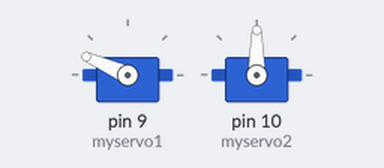
This sketch was run on a simulated Arduino Uno, built with avr-gcc and run on an emulated ATmega328P. On the bench: 2 × servo.

Above: at 0.05 s.
At 1.4 s:
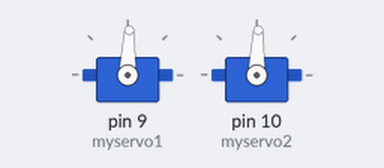
At 2.75 s:
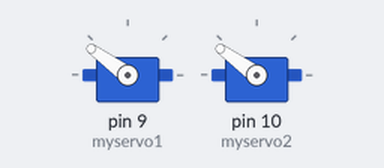
At 5.5 s:
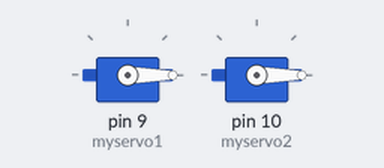
Timing chart, 0 to 7.2 s (numbered marks = the images above):
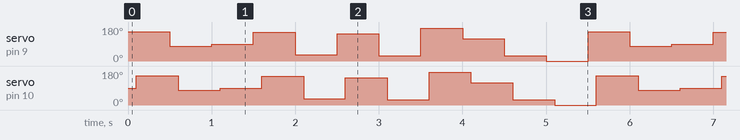

Measured:
- by itself, servo on pin 9 (myservo1): repeats every 5.5 s: 88° 0.50 s, 152° 0.50 s, 34° 0.50 s, 144° 0.50 s, 28° 0.50 s, 174° 0.50 s, 117° 0.50 s, 27° 0.50 s, 0° 0.50 s, 156° 0.50 s, 79° 0.50 s
- by itself, servo on pin 10 (myservo2): repeats every 5.5 s: 79° 0.50 s, 88° 0.50 s, 152° 0.50 s, 34° 0.50 s, 144° 0.50 s, 28° 0.50 s, 174° 0.50 s, 117° 0.50 s, 27° 0.50 s, 0° 0.50 s, 156° 0.50 s

The sketch:

_0933_-_servo_motor_dance.ino
```cpp
/*  0933 - servo motor dance
 *
 * This sketch shows you how to control two small 5V servo motors connected directly to the Arduino.
 *
 * The sketch makes the arm of the servo motors to move to angles stored in an array.
 *
 *
 * Components
 * ----------
 *  - Arduino Uno
 *  - One or two hobby servo motors
 *  - A small electrolitic capacitor
 *
 *  Libraries
 *  ---------
 *  - Servo (comes with the Arduino IDE)
 *
 * Connections
 * -----------
 *
 * For the motors:
 * Brown wire: Breadboard's "-" power rail.
 * Red wire: Breadboard's "+" power rail.
 * Yellow wire: One motor's to Arduino pin 9, and the other motor's to Arduino pin 10.
 *
 * For the breadboard:
 * Connect the external power supply. The GND wire goes to the breadboard's "-" power rail. The 5V
 * wire goes to breadboard's "+" power rail.
 * Connect a small electrolitic capacitor directly onto the power rail if you notice your servos
 * not working properly. Observe the polarity of the capacitor!
 *
 *
 *  More information
 *  ----------------
 *  For more information on the servo library, see https://www.arduino.cc/en/reference/servo
 *
 *  Created on May 29 2017 by Peter Dalmaris
 *
 */

#include <Servo.h>

Servo myservo1, myservo2;  // create servo object to control a servo
                           // a maximum of eight servo objects can be created

int pos_index = 0;
int const total_positions = 10;
int servo_positions[total_positions] =
    {156, 79, 88, 152, 34, 144, 28, 174, 117, 27};

void setup()
{
  myservo1.attach(9);  // attaches the servo on pin 9 to the servo object
  myservo2.attach(10);
}

void loop()
{
for (pos_index = 0; pos_index <= total_positions; pos_index += 1) { // goes through the contents of the array
    // in steps of 1 degree
    myservo1.write(servo_positions[pos_index]);    // tell servo 1 to go to new position
    delay(100);                                    // Insert small delay to give servo 1 a head start
    myservo2.write(servo_positions[pos_index]);    // tell servo 2 to go to new position
    delay(400);                                    // wait for servo 2 to reach the position
  }

}
```
